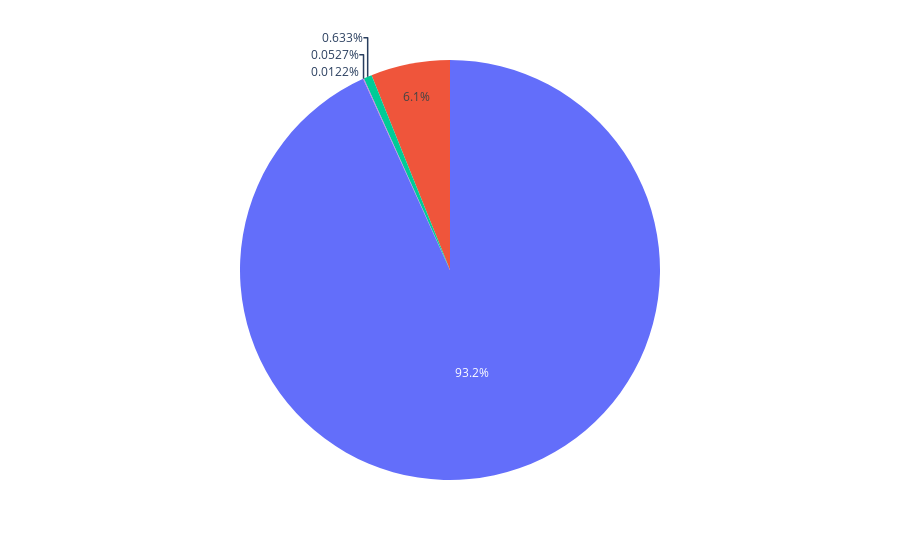

Notebook cell for this chart:
### Code cell
import plotly.express as px
fig = px.pie(df['Mag'], values=df['Mag'].value_counts())
fig.show()

### Figure 1 — Plotly figure (JSON) as saved in the notebook; plotly's stock layout.template omitted (floating-point values rounded to 4 significant figures)
{"data": [{"domain": {"x": [0, 1], "y": [0, 1]}, "hovertemplate": "value=%{value}<extra></extra>", "legendgroup": "", "name": "", "showlegend": false, "type": "pie", "values": [22984, 1503, 156, 13, 3]}], "layout": {"legend": {"tracegroupgap": 0}, "margin": {"t": 60}}}
